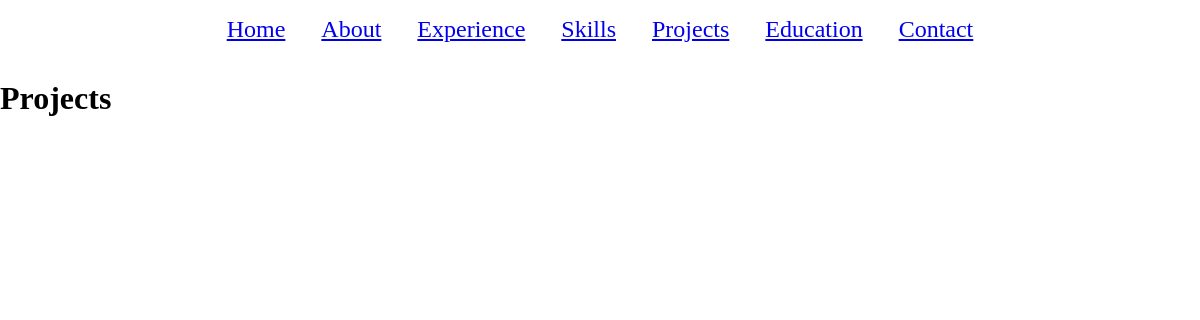
Page /projects/ on the earlier database version.
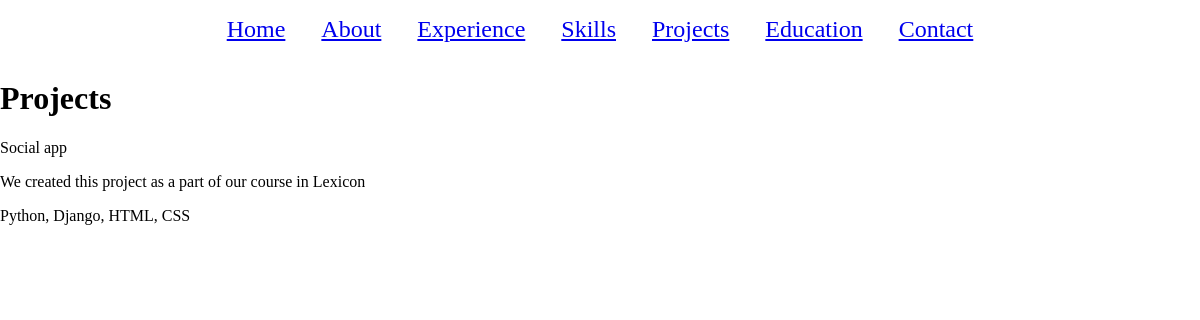
Same page on the later database version.
### app_portfolio/models.py (models this page shows, shortened)
class Projects(models.Model):
    title = models.CharField(max_length=50)
    description = models.TextField(blank=False)
    skills_used = models.CharField(max_length=100)
    github_link = models.URLField(blank=True)

### app_portfolio/views.py (the view)
# urls.py: path('projects/', projects, name='projects'),
def projects(request):
    projects_data = Projects.objects.all()
    context = {
        "projects_data": projects_data
    }
    return render(request, 'app_portfolio/projects.html', context)

### templates/app_portfolio/projects.html (shortened to what this page needs)
{% extends 'app_portfolio/base.html' %}
{% load static %}
{% block content %}
<h1 class="education_heading">Projects</h1>
{% for projects in projects_data %}
<div>
  <p>{{ projects.title }}</p>
  <p>{{ projects.description }}</p>
  <p>{{ projects.skills_used }}</p>
</div>
{% endfor %}
{% endblock %}

Differences in the rows shown:
added Projects: title "Social app", description "We created this project as a part of our course in Lexicon", skills_used "Python, Django, HTML, CSS"
